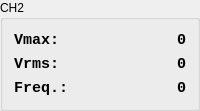
                <widget class="QGroupBox" name="groupBox_4">
                 <property name="title">
                  <string>CH2</string>
                 </property>
                 <layout class="QVBoxLayout" name="verticalLayout_18">
                  <item>
                   <layout class="QVBoxLayout" name="verticalLayout_19">
                    <item>
                     <layout class="QHBoxLayout" name="horizontalLayout_18">
                      <item>
                       <widget class="QLabel" name="label_ch1disp_10">
                        <property name="minimumSize">
                         <size>
                          <width>61</width>
                          <height>0</height>
                         </size>
                        </property>
                        <property name="font">
                         <font>
                          <family>Monospace</family>
                          <pointsize>11</pointsize>
                          <weight>75</weight>
                          <italic>false</italic>
                          <bold>true</bold>
                          <kerning>false</kerning>
                         </font>
                        </property>
                        <property name="layoutDirection">
                         <enum>Qt::LeftToRight</enum>
                        </property>
                        <property name="text">
                         <string>Vmax:</string>
                        </property>
                        <property name="alignment">
                         <set>Qt::AlignLeading|Qt::AlignLeft|Qt::AlignVCenter</set>
                        </property>
                       </widget>
                      </item>
                      <item>
                       <widget class="QLabel" name="label_ch2_disp_vmax">
                        <property name="minimumSize">
                         <size>
                          <width>61</width>
                          <height>0</height>
                         </size>
                        </property>
                        <property name="font">
                         <font>
                          <family>Monospace</family>
                          <pointsize>11</pointsize>
                          <weight>75</weight>
                          <italic>false</italic>
                          <bold>true</bold>
                          <kerning>false</kerning>
                         </font>
                        </property>
                        <property name="layoutDirection">
                         <enum>Qt::LeftToRight</enum>
                        </property>
                        <property name="text">
                         <string>0</string>
                        </property>
                        <property name="alignment">
                         <set>Qt::AlignRight|Qt::AlignTrailing|Qt::AlignVCenter</set>
                        </property>
                       </widget>
                      </item>
                     </layout>
                    </item>
                    <item>
                     <layout class="QHBoxLayout" name="horizontalLayout_19">
                      <item>
                       <widget class="QLabel" name="label_ch1disp_11">
                        <property name="minimumSize">
                         <size>
                          <width>61</width>
                          <height>0</height>
                         </size>
                        </property>
                        <property name="font">
                         <font>
                          <family>Monospace</family>
                          <pointsize>11</pointsize>
                          <weight>75</weight>
                          <italic>false</italic>
                          <bold>true</bold>
                          <kerning>false</kerning>
                         </font>
                        </property>
                        <property name="layoutDirection">
                         <enum>Qt::LeftToRight</enum>
                        </property>
                        <property name="text">
                         <string>Vrms:</string>
                        </property>
                        <property name="alignment">
                         <set>Qt::AlignLeading|Qt::AlignLeft|Qt::AlignVCenter</set>
                        </property>
                       </widget>
                      </item>
                      <item>
                       <widget class="QLabel" name="label_ch2_disp_vrms">
                        <property name="minimumSize">
                         <size>
                          <width>61</width>
                          <height>0</height>
                         </size>
                        </property>
                        <property name="font">
                         <font>
                          <family>Monospace</family>
                          <pointsize>11</pointsize>
                          <weight>75</weight>
                          <italic>false</italic>
                          <bold>true</bold>
                          <kerning>false</kerning>
                         </font>
                        </property>
                        <property name="layoutDirection">
                         <enum>Qt::LeftToRight</enum>
                        </property>
                        <property name="text">
                         <string>0</string>
                        </property>
                        <property name="alignment">
                         <set>Qt::AlignRight|Qt::AlignTrailing|Qt::AlignVCenter</set>
                        </property>
                       </widget>
                      </item>
                     </layout>
                    </item>
                    <item>
                     <layout class="QHBoxLayout" name="horizontalLayout_20">
                      <item>
                       <widget class="QLabel" name="label_ch1disp_12">
                        <property name="minimumSize">
                         <size>
                          <width>61</width>
                          <height>0</height>
                         </size>
                        </property>
                        <property name="font">
                         <font>
                          <family>Monospace</family>
                          <pointsize>11</pointsize>
                          <weight>75</weight>
                          <italic>false</italic>
                          <bold>true</bold>
                          <kerning>false</kerning>
                         </font>
                        </property>
                        <property name="layoutDirection">
                         <enum>Qt::LeftToRight</enum>
                        </property>
                        <property name="text">
                         <string>Freq.:</string>
                        </property>
                        <property name="alignment">
                         <set>Qt::AlignLeading|Qt::AlignLeft|Qt::AlignVCenter</set>
                        </property>
                       </widget>
                      </item>
                      <item>
                       <widget class="QLabel" name="label_ch2_disp_freq">
                        <property name="minimumSize">
                         <size>
                          <width>61</width>
                          <height>0</height>
                         </size>
                        </property>
                        <property name="font">
                         <font>
                          <family>Monospace</family>
                          <pointsize>11</pointsize>
                          <weight>75</weight>
                          <italic>false</italic>
                          <bold>true</bold>
                          <kerning>false</kerning>
                         </font>
                        </property>
                        <property name="layoutDirection">
                         <enum>Qt::LeftToRight</enum>
                        </property>
                        <property name="text">
                         <string>0</string>
                        </property>
                        <property name="alignment">
                         <set>Qt::AlignRight|Qt::AlignTrailing|Qt::AlignVCenter</set>
                        </property>
                       </widget>
                      </item>
                     </layout>
                    </item>
                   </layout>
                  </item>
                 </layout>
                </widget>
